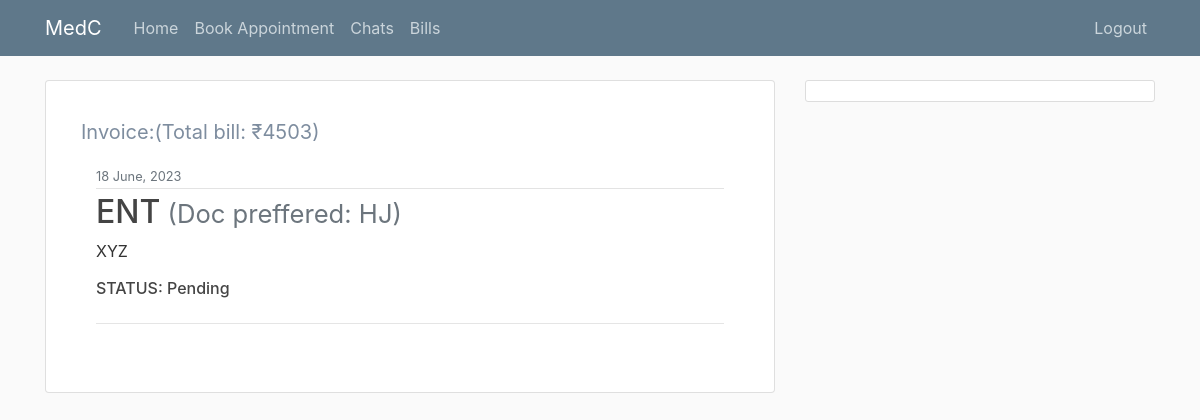
Page /patient/accounts/ (signed in) on the earlier database version.
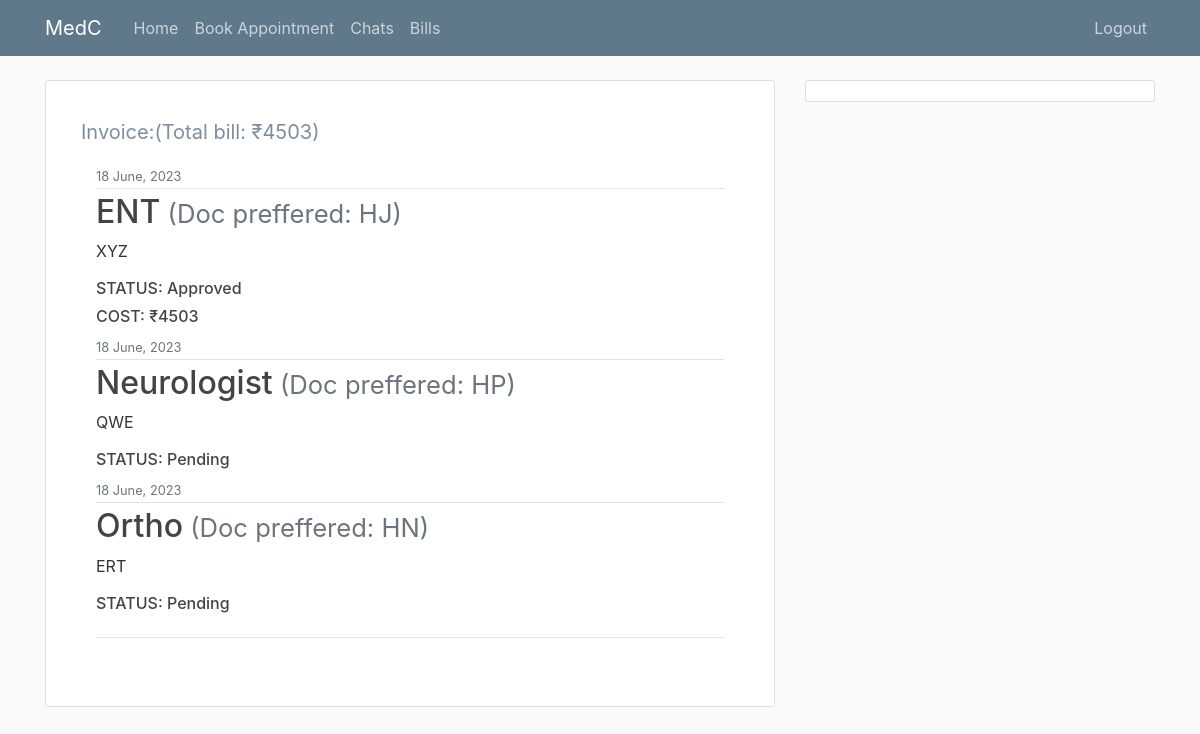
Same page on the later database version.
### patient_dashboard/models.py (models this page shows, shortened)
class Appointment(models.Model):
    doc_name = models.CharField('Doc preffered(if any)',blank=True,default="", max_length=100)
    department = models.CharField(choices=DEPARTMENTS,max_length=15)
    symptoms = models.TextField()
    date_posted = models.DateTimeField(default=timezone.now)
    prescription = models.ImageField(blank=True, upload_to='prescriptions')
    cost = models.IntegerField(null=True)
    patient = models.ForeignKey(get_user_model(), on_delete=models.CASCADE)

### patient_dashboard/views.py (the view)
# urls.py: path('accounts/', views.accounts,name='patient-accounts'),
def accounts(request):
   apps = Appointment.objects.filter(patient = request.user)
   total_price = apps.aggregate(Sum('cost'))['cost__sum']
   return render(request,'patient_dashboard/accounts.html',{'apps': apps, 'total_price': total_price})

### patient_dashboard/templates/patient_dashboard/accounts.html (shortened to what this page needs)
{% extends "patient_dashboard/base.html" %}
{%load crispy_forms_tags%}
{% block content %}
<div class="card">
    <div class="card-body">
        <div class="container mb-5 mt-3">
            <div class="row d-flex align-items-baseline">
                <div class="col-xl-9">
                    <p style="color: #7e8d9f;font-size: 20px;">Invoice:(Total bill: {%if total_price%}₹{{total_price}}{%else%}NA{%endif%})</p>
                </div>
            </div>
            <div class="container">
                <ul class="list-unstyled">
                    {%for app in apps%}
                        <li class="media">
                            <div class="media-body">
                                <div class="article-metadata">
                                    <small class="text-muted">{{ app.date_posted|date:"d F, Y" }}</small>
                                </div>
                                <h2 class="article-title">{{ app.department }}<small class="text-muted">  (Doc preffered: {{ app.doc_name }})</small></h2>
                                <p class="article-content">{{ app.symptoms }}</p>
                                {%if app.prescription%}
                                    <h6>STATUS: Approved</h6>
                                    <h6>COST: ₹{{app.cost}}</h6>
                                {%else%}
                                    <h6>STATUS: Pending</h6>
                                {%endif%}
                            </div>
                        </li>
                    {%endfor%}
                </ul>
                <hr>
            </div>
        </div>
    </div>
</div>
{% endblock content %}

Differences in the rows shown:
changed Appointment "ENT": cost (not shown) → "4503"; prescription "STATUS: Pending" → "STATUS: Approved COST: ₹"
added Appointment: date_posted "18 June, 2023", department "Neurologist", doc_name "HP", symptoms "QWE", prescription "STATUS: Pending"
added Appointment: date_posted "18 June, 2023", department "Ortho", doc_name "HN", symptoms "ERT", prescription "STATUS: Pending"
